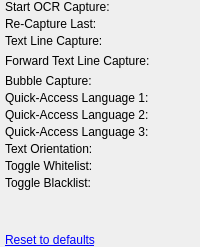
     <widget class="QWidget" name="tabHotkeys">
      <layout class="QGridLayout" name="gridLayout_11">
       <property name="leftMargin">
        <number>5</number>
       </property>
       <property name="topMargin">
        <number>0</number>
       </property>
       <property name="rightMargin">
        <number>0</number>
       </property>
       <property name="bottomMargin">
        <number>0</number>
       </property>
       <property name="verticalSpacing">
        <number>3</number>
       </property>
       <item row="0" column="0">
        <widget class="QLabel" name="labelHotkeyCaptureBox">
         <property name="toolTip">
          <string>&lt;html&gt;&lt;head/&gt;&lt;body&gt;&lt;p&gt;Start an OCR capture using a capture box that you may place over the text that you want to OCR.&lt;/p&gt;&lt;/body&gt;&lt;/html&gt;</string>
         </property>
         <property name="text">
          <string>Start OCR Capture:</string>
         </property>
        </widget>
       </item>
       <item row="0" column="1">
        <widget class="HotkeyWidget" name="widgetHotkeyCaptureBox" native="true"/>
       </item>
       <item row="1" column="0">
        <widget class="QLabel" name="labelHotkeyRecaptureLast">
         <property name="toolTip">
          <string>&lt;html&gt;&lt;head/&gt;&lt;body&gt;&lt;p&gt;OCR the text under the previously defined capture box.&lt;/p&gt;&lt;/body&gt;&lt;/html&gt;</string>
         </property>
         <property name="text">
          <string>Re-Capture Last:</string>
         </property>
        </widget>
       </item>
       <item row="1" column="1">
        <widget class="HotkeyWidget" name="widgetHotkeyRecaptureLast" native="true"/>
       </item>
       <item row="2" column="0">
        <widget class="QLabel" name="labelHotkeyTextLineCapture">
         <property name="toolTip">
          <string>&lt;html&gt;&lt;head/&gt;&lt;body&gt;&lt;p&gt;Attempt to auto-capture the line of text that is closest to the mouse pointer.&lt;/p&gt;&lt;/body&gt;&lt;/html&gt;</string>
         </property>
         <property name="text">
          <string>Text Line Capture:</string>
         </property>
        </widget>
       </item>
       <item row="2" column="1">
        <widget class="HotkeyWidget" name="widgetHotkeyTextLineCapture" native="true"/>
       </item>
       <item row="3" column="0">
        <widget class="QLabel" name="labelHotkeyForwardTextLineCapture">
         <property name="toolTip">
          <string>&lt;html&gt;&lt;head/&gt;&lt;body&gt;&lt;p&gt;Attempt to auto-capture a single line of text starting at the character that is closest to the mouse pointer and working forward.&lt;/p&gt;&lt;/body&gt;&lt;/html&gt;</string>
         </property>
         <property name="text">
          <string>Forward Text Line Capture:</string>
         </property>
        </widget>
       </item>
       <item row="3" column="1">
        <widget class="HotkeyWidget" name="widgetHotkeyForwardTextLineCapture" native="true"/>
       </item>
       <item row="3" column="2">
        <spacer name="horizontalSpacer_7">
         <property name="orientation">
          <enum>Qt::Horizontal</enum>
         </property>
         <property name="sizeHint" stdset="0">
          <size>
           <width>40</width>
           <height>20</height>
          </size>
         </property>
        </spacer>
       </item>
       <item row="4" column="0">
        <widget class="QLabel" name="labelHotkeyBubbleCapture">
         <property name="toolTip">
          <string>&lt;html&gt;&lt;head/&gt;&lt;body&gt;&lt;p&gt;Attempt to auto-capture the text within a comic book speech/thought bubble. Bubble must be comptely enclosed. Place mouse in an empty part of the bubble (not the text) before activating this hotkey.&lt;/p&gt;&lt;/body&gt;&lt;/html&gt;</string>
         </property>
         <property name="text">
          <string>Bubble Capture:</string>
         </property>
        </widget>
       </item>
       <item row="4" column="1">
        <widget class="HotkeyWidget" name="widgetHotkeyBubbleCapture" native="true"/>
       </item>
       <item row="5" column="0">
        <widget class="QLabel" name="labelHotkeyLang1">
         <property name="toolTip">
          <string>&lt;html&gt;&lt;head/&gt;&lt;body&gt;&lt;p&gt;Set OCR language to Quick-Access Language Slot 1. See the OCR Language tab.&lt;/p&gt;&lt;/body&gt;&lt;/html&gt;</string>
         </property>
         <property name="text">
          <string>Quick-Access Language 1:</string>
         </property>
        </widget>
       </item>
       <item row="5" column="1">
        <widget class="HotkeyWidget" name="widgetHotkeyLang1" native="true"/>
       </item>
       <item row="6" column="0">
        <widget class="QLabel" name="labelHotkeyLang2">
         <property name="toolTip">
          <string>&lt;html&gt;&lt;head/&gt;&lt;body&gt;&lt;p&gt;Set OCR language to Quick-Access Language Slot 2. See the OCR Language tab.&lt;/p&gt;&lt;/body&gt;&lt;/html&gt;</string>
         </property>
         <property name="text">
          <string>Quick-Access Language 2:</string>
         </property>
        </widget>
       </item>
       <item row="6" column="1">
        <widget class="HotkeyWidget" name="widgetHotkeyLang2" native="true"/>
       </item>
       <item row="7" column="0">
        <widget class="QLabel" name="labelHotkeyLang3">
         <property name="toolTip">
          <string>&lt;html&gt;&lt;head/&gt;&lt;body&gt;&lt;p&gt;Set OCR language to Quick-Access Language Slot 3. See the OCR Language tab.&lt;/p&gt;&lt;/body&gt;&lt;/html&gt;</string>
         </property>
         <property name="text">
          <string>Quick-Access Language 3:</string>
         </property>
        </widget>
       </item>
       <item row="7" column="1">
        <widget class="HotkeyWidget" name="widgetHotkeyLang3" native="true"/>
       </item>
       <item row="8" column="0">
        <widget class="QLabel" name="labelHotkeyTextOrientation">
         <property name="toolTip">
          <string>&lt;html&gt;&lt;head/&gt;&lt;body&gt;&lt;p&gt;Switch between the text orientation modes. Used for Japanese and Chinese only.&lt;/p&gt;&lt;/body&gt;&lt;/html&gt;</string>
         </property>
         <property name="text">
          <string>Text Orientation:</string>
         </property>
        </widget>
       </item>
       <item row="8" column="1">
        <widget class="HotkeyWidget" name="widgetHotkeyTextOrientation" native="true"/>
       </item>
       <item row="9" column="0">
        <widget class="QLabel" name="labelHotkeyToggleWhitelist">
         <property name="toolTip">
          <string>&lt;html&gt;&lt;head/&gt;&lt;body&gt;&lt;p&gt;Enable/disable the whitelist feature. You may specify the whitelist to use in the OCR 1 tab.&lt;/p&gt;&lt;/body&gt;&lt;/html&gt;</string>
         </property>
         <property name="text">
          <string>Toggle Whitelist:</string>
         </property>
        </widget>
       </item>
       <item row="9" column="1">
        <widget class="HotkeyWidget" name="widgetHotkeyWhitelist" native="true"/>
       </item>
       <item row="10" column="0">
        <widget class="QLabel" name="labelHotkeyToggleBlacklist">
         <property name="toolTip">
          <string>&lt;html&gt;&lt;head/&gt;&lt;body&gt;&lt;p&gt;Enable/disable the blacklist feature. You may specify the blacklist to use in the OCR 1 tab.&lt;/p&gt;&lt;/body&gt;&lt;/html&gt;</string>
         </property>
         <property name="text">
          <string>Toggle Blacklist:</string>
         </property>
        </widget>
       </item>
       <item row="10" column="1">
        <widget class="HotkeyWidget" name="widgetHotkeyBlacklist" native="true"/>
       </item>
       <item row="11" column="0">
        <spacer name="verticalSpacer">
         <property name="orientation">
          <enum>Qt::Vertical</enum>
         </property>
         <property name="sizeHint" stdset="0">
          <size>
           <width>20</width>
           <height>40</height>
          </size>
         </property>
        </spacer>
       </item>
       <item row="12" column="0">
        <widget class="QLabel" name="labelHotkeysReset">
         <property name="text">
          <string>&lt;a href=&quot;none&quot;&gt;Reset to defaults&lt;/a&gt;</string>
         </property>
        </widget>
       </item>
      </layout>
     </widget>
